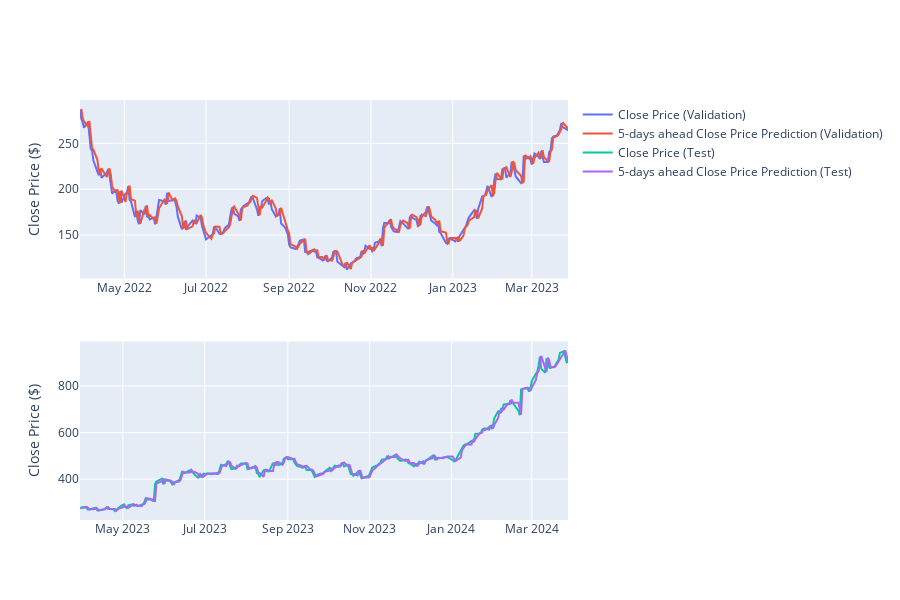

Notebook code cell kept with this figure:
### Code cell
fig = make_subplots(rows=2, cols=1)

fig.add_trace(go.Scatter(x=final_result_Transformer_validation["Date"], y=final_result_Transformer_validation["Close"], mode='lines', name='Close Price (Validation)'), row=1, col=1)
fig.add_trace(go.Scatter(x=final_result_Transformer_validation["Date"], y=final_result_Transformer_validation["predicted_price_today"], mode='lines', name='5-days ahead Close Price Prediction (Validation)'), row=1, col=1)

fig.add_trace(go.Scatter(x=Transformer_for_stock["Date"], y=Transformer_for_stock["Close"], mode='lines', name='Close Price (Test)'), row=2, col=1)
fig.add_trace(go.Scatter(x=Transformer_for_stock["Date"], y=Transformer_for_stock["predicted_price_today"], mode='lines', name='5-days ahead Close Price Prediction (Test)'), row=2, col=1)

fig.update_yaxes(title_text="Close Price ($)", row=1, col=1)
fig.update_yaxes(title_text="Close Price ($)", row=2, col=1)

fig.update_layout(height=600)

fig.show()

### Figure 1 — Plotly figure (JSON) as saved in the notebook; plotly's stock layout.template omitted (floating-point values rounded to 4 significant figures; data arrays with more than 128 entries replaced by an {"elided": "..."} marker saying what was removed)
{"data": [{"mode": "lines", "name": "Close Price (Validation)", "type": "scatter", "x": {"elided": "251 str values"}, "xaxis": "x", "y": {"elided": "251 float values"}, "yaxis": "y"}, {"mode": "lines", "name": "5-days ahead Close Price Prediction (Validation)", "type": "scatter", "x": {"elided": "251 str values"}, "xaxis": "x", "y": {"elided": "251 float values"}, "yaxis": "y"}, {"mode": "lines", "name": "Close Price (Test)", "type": "scatter", "x": {"elided": "251 str values"}, "xaxis": "x2", "y": {"elided": "251 float values"}, "yaxis": "y2"}, {"mode": "lines", "name": "5-days ahead Close Price Prediction (Test)", "type": "scatter", "x": {"elided": "251 str values"}, "xaxis": "x2", "y": {"elided": "251 float values"}, "yaxis": "y2"}], "layout": {"height": 600, "xaxis": {"anchor": "y", "domain": [0, 1]}, "xaxis2": {"anchor": "y2", "domain": [0, 1]}, "yaxis": {"anchor": "x", "domain": [0.575, 1], "title": {"text": "Close Price ($)"}}, "yaxis2": {"anchor": "x2", "domain": [0, 0.425], "title": {"text": "Close Price ($)"}}}}
